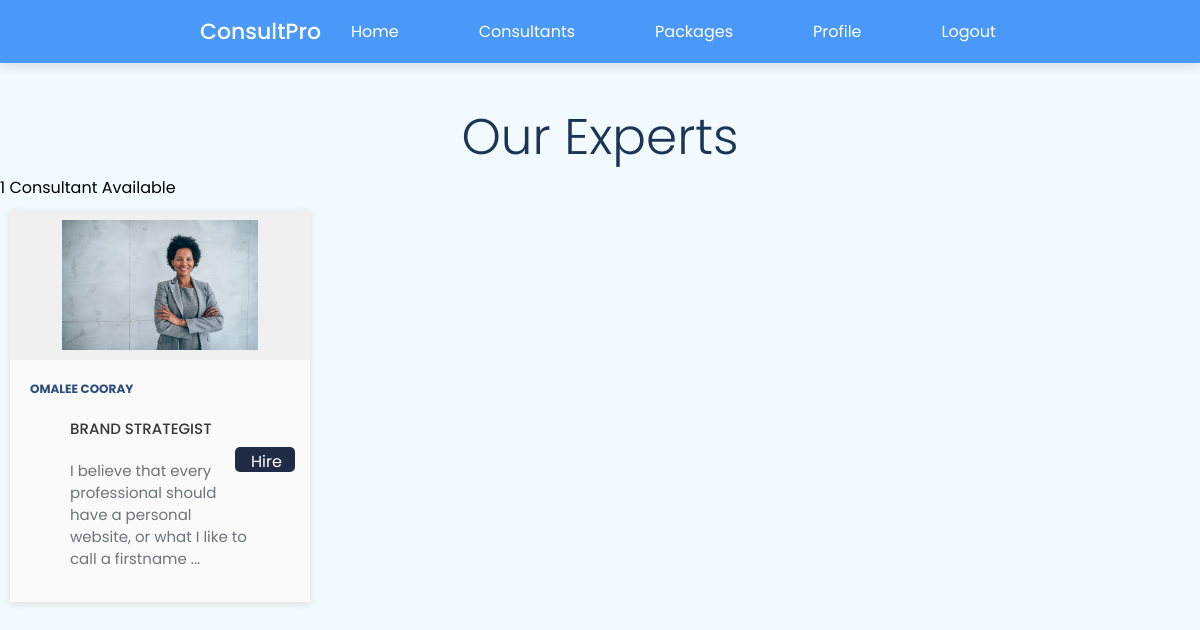
The app's page /client-side-web/experts.php with its own data.
### tables this page shows
CREATE TABLE `consultants` (
  `consultant_id` int(11) NOT NULL,
  `consultantUsername` varchar(50) NOT NULL,
  `consultantFirstName` varchar(50) NOT NULL,
  `consultantLastName` varchar(50) NOT NULL,
  `consultantEmail` varchar(100) NOT NULL,
  `password` varchar(50) NOT NULL,
  `consultantMobileNo` varchar(12) NOT NULL,
  `image` text NOT NULL,
  `title` varchar(50) NOT NULL,
  `description` longtext NOT NULL,
  `availability` varchar(100) NOT NULL,
  `ratings` float NOT NULL,
  `createdDate` timestamp NOT NULL DEFAULT current_timestamp() ON UPDATE current_timestamp(),
  `isDeleted` int(1) NOT NULL
);

### client-side-web/experts.php (the view, shortened to what this page needs)
<?php require_once('../connection/dbconnection.php'); ?>
<!DOCTYPE html>
<html lang="en">
<head>
    <link rel="stylesheet" href="../client-side-web/css/card.css">
    <link rel="stylesheet" href="../client-side-web/css/home.css">
    <link rel="stylesheet" href="./css/header.css">
    <link rel="stylesheet" href="https://unicons.iconscout.com/release/v4.0.0/css/line.css" />
</head>
<body>
    <h2 class="title">Our Experts</h2>
    <?php require_once('../client-side-web/components/header.php'); ?>
    <?php
    $query = "SELECT * FROM consultants
              WHERE isDeleted = 0";
    $result = mysqli_query($connection, $query);
    if ($result) { ?>
        <div class="avlMsg">
            <?php echo mysqli_num_rows($result) . " Consultant Available <br>"; ?>
        </div>
        <?php
        if (mysqli_num_rows($result) > 0) { ?>
            <div class="gridContainer">
                <?php while ($record = mysqli_fetch_array($result)) {
                ?>
                    <div class="consultant-card">
                        <a class="linkedPage" href="consultantProfile.php?con_id=<?= $_GET['con_id'] ?>">
                            <div class="consultant-tumb">
                                <img class="itemImage" src="../../assets/uploads/profile_pics/<?php echo $record['image']; ?>" alt="<?php echo $record['consultantFirstName']; ?>">
                            </div>
                            <div class="consultant-details">
                                <span class="consultant-catagory"><?php echo $record['consultantFirstName'] . " " . $record['consultantLastName'] ?></span>
                                <div class="buyBtnBox"> <a class="buyBtn" href="consultantProfile.php?con_id=<?= $_GET['con_id'] ?>"> Hire </a> </div>
                                <h4>
                                    <p><?php echo $record['title'] ?></p>
                                </h4>
                                <?php $desc = $record['description'] ?>
                                <p><?php echo substr($desc, 0, 100) . " ..." ?></p>
                            </div>
                        </a>
                    </div>
                <?php } ?>
            </div>
    <?php }
    } else {
        echo "DB failed!";
    }
    ?>
</body>
</html>

### client-side-web/css/card.css (style rules this page uses)
* { -webkit-box-sizing: border-box; box-sizing: border-box; margin: 0; padding: 0; }
body { font-family: 'Roboto', sans-serif; }
a { text-decoration: none; }
.gridContainer { display: grid; grid-template-columns: 1fr 1fr 1fr 1fr 1fr; column-gap: 0px; row-gap: 0px; }
.linkedPage { text-decoration: none; }
.consultant-card { width: 300px; position: relative; box-shadow: 0 2px 7px #dfdfdf; margin: 10px; background: #fafafa; cursor: pointer; transition-duration: 0.4s; }
.consultant-tumb { display: flex; align-items: center; justify-content: center; height: 150px; padding: 10px; background: #f0f0f0; }
.consultant-tumb img { max-width: 100%; max-height: 100%; }
.consultant-details { padding: 20px 20px; }
.consultant-catagory { display: block; font-size: 12px; font-weight: 700; text-transform: uppercase; color: #2A4B7C; margin-bottom: 12px; }
.consultant-details h4 p { font-weight: 500; display: block; margin-bottom: 12px; text-transform: uppercase; color: #363636; text-decoration: none; transition: 0.3s; }
.consultant-details p { font-size: 15px; line-height: 22px; margin-bottom: 12px; color: #6c757d; }
.buyBtnBox { position:absolute; width: 60px; height: 25px; border-radius: 5px; background-color: #202C45; cursor: pointer; bottom: 130px; left: 225px; transition-duration: 0.4s; }
.buyBtn { position: relative; color: white; border: none; font-size: 16px; cursor: pointer; left: 16px; top: 2px; text-decoration: none; }

### client-side-web/css/home.css (style rules this page uses)
* { margin: 0; padding: 0; box-sizing: border-box; }
a { text-decoration: none; }
body, html { overflow-x: hidden; }
.title { text-align: center; font-size: 4vmin; color: #1d3456; }
h4 { font-size: 3vmin; color: #1d3456; margin: 20px auto; }
p { color: #7c7c7c; padding: 0px 40px; }
.title { margin-top: 100px; font-size: 50px; font-weight: 300; text-align: center; }

### client-side-web/css/header.css (style rules this page uses)
* { margin: 0; padding: 0; box-sizing: border-box; font-family: "Poppins", sans-serif; }
body { background: #f0faff; }
a { color: #fff; text-decoration: none; }

### records on screen
consultants: image (picture), consultantFirstName "OMALEE", consultantLastName "COORAY", title "BRAND STRATEGIST", description "I believe that every professional should have a personal website, or what I like to call a firstname"

### other values on screen
mysqli_num_rows($result) "1"
